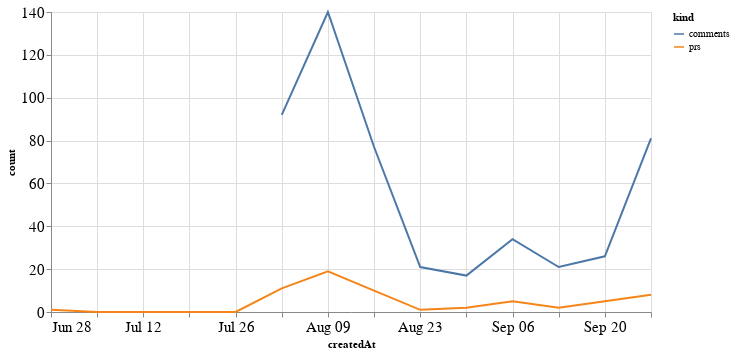

The code cell stored with this chart in its notebook:
### Code cell
alt.Chart(total_time, width=600).mark_line().encode(
    x='createdAt',
    y='count',
    color='kind'
)

### Figure 1 — Vega-Lite specification as saved in the notebook (floating-point values rounded to 4 significant figures)
{"config": {"axisLeft": {"labelFontSize": 15}, "axisBottom": {"labelFontSize": 15}}, "data": {"name": "data-9ea602cf39eb23cdb32c1702cbf088eb"}, "mark": "line", "encoding": {"color": {"type": "nominal", "field": "kind"}, "x": {"type": "temporal", "field": "createdAt"}, "y": {"type": "quantitative", "field": "count"}}, "width": 600, "$schema": "https://vega.github.io/schema/vega-lite/v4.8.1.json", "datasets": {"data-9ea602cf39eb23cdb32c1702cbf088eb": [{"createdAt": "2020-06-28T00:00:00", "kind": "prs", "count": 1.0}, {"createdAt": "2020-07-05T00:00:00", "kind": "prs", "count": 0.0}, {"createdAt": "2020-07-12T00:00:00", "kind": "prs", "count": 0.0}, {"createdAt": "2020-07-19T00:00:00", "kind": "prs", "count": 0.0}, {"createdAt": "2020-07-26T00:00:00", "kind": "prs", "count": 0.0}, {"createdAt": "2020-08-02T00:00:00", "kind": "prs", "count": 11.0}, {"createdAt": "2020-08-09T00:00:00", "kind": "prs", "count": 19.0}, {"createdAt": "2020-08-16T00:00:00", "kind": "prs", "count": 10.0}, {"createdAt": "2020-08-23T00:00:00", "kind": "prs", "count": 1.0}, {"createdAt": "2020-08-30T00:00:00", "kind": "prs", "count": 2.0}, {"createdAt": "2020-09-06T00:00:00", "kind": "prs", "count": 5.0}, {"createdAt": "2020-09-13T00:00:00", "kind": "prs", "count": 2.0}, {"createdAt": "2020-09-20T00:00:00", "kind": "prs", "count": 5.0}, {"createdAt": "2020-09-27T00:00:00", "kind": "prs", "count": 8.0}, {"createdAt": "2020-06-28T00:00:00", "kind": "comments", "count": null}, {"createdAt": "2020-07-05T00:00:00", "kind": "comments", "count": null}, {"createdAt": "2020-07-12T00:00:00", "kind": "comments", "count": null}, {"createdAt": "2020-07-19T00:00:00", "kind": "comments", "count": null}, {"createdAt": "2020-07-26T00:00:00", "kind": "comments", "count": null}, {"createdAt": "2020-08-02T00:00:00", "kind": "comments", "count": 92.0}, {"createdAt": "2020-08-09T00:00:00", "kind": "comments", "count": 140.0}, {"createdAt": "2020-08-16T00:00:00", "kind": "comments", "count": 77.0}, {"createdAt": "2020-08-23T00:00:00", "kind": "comments", "count": 21.0}, {"createdAt": "2020-08-30T00:00:00", "kind": "comments", "count": 17.0}, {"createdAt": "2020-09-06T00:00:00", "kind": "comments", "count": 34.0}, {"createdAt": "2020-09-13T00:00:00", "kind": "comments", "count": 21.0}, {"createdAt": "2020-09-20T00:00:00", "kind": "comments", "count": 26.0}, {"createdAt": "2020-09-27T00:00:00", "kind": "comments", "count": 81.0}]}}
